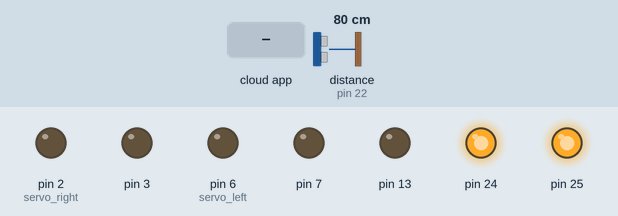
A sketch run on a simulated Arduino Mega 2560, built with avr-gcc and run on an emulated ATmega2560. Shown: output pins drawn as LEDs (lit = HIGH). Wiring (inferred from the names in the program): ultrasonic range finder: trigger pin 23; echo pin 22. Inputs (shaded band) come from the test bench; at power-on: distance to the obstacle (sensor on pin 22) 80 cm. The echo pulse lasts 58.3 µs per cm; the ROS host is connected and sends only what is stated; pins used as bus, display or sensor lines are not drawn; what the sketch prints to the serial monitor is not drawn.

Above: at 1.2 s.
1.3 s: the phone or cloud app sets linear.x to -100
At 1.7 s:
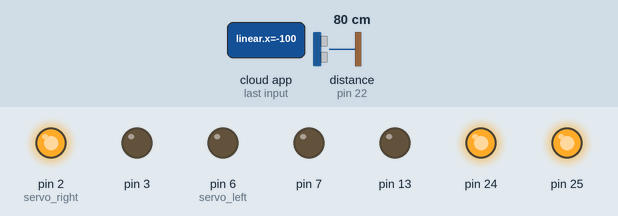
3.3 s: the phone or cloud app sets linear.x to 100
At 4.3 s:
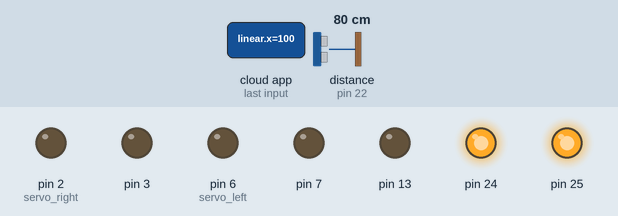
5.3 s: the phone or cloud app sets linear.x to -100
At 5.7 s:
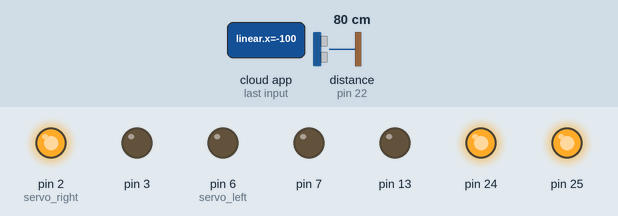
Timing chart, 0 to 8.3 s (numbered marks = the images above; inputs shaded):
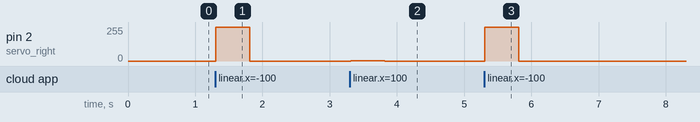

Measured:
- after the input at 1.3 s, pin 2 (servo_right): 0/255 → 255/255 at once, → 0/255 0.51 s later
- after the input at 3.3 s, pin 2 (servo_right): 0/255 → 1/255 at once, → 0/255 0.51 s later
- after the input at 5.3 s, pin 2 (servo_right): 0/255 → 255/255 at once, → 0/255 0.51 s later

The sketch:

robotbase_1.ino
```cpp
/**
 * Group number: 1
 * Student 1:
 * Stefan Breetveld, 4374657
 * Student 2:
 * David Viteri, 4580958
 */

#include <ArduinoHardware.h>
#include <ros.h>
#include <geometry_msgs/Twist.h>
#include <std_msgs/String.h>
//Node Laptop-Robot class & Serial config
class NewHardware : public ArduinoHardware {
  public: NewHardware() : ArduinoHardware (&Serial1 ,57600) { } ;
}; ros::NodeHandle_<NewHardware > nh;

// Define used pins.
int servo_left = 6; int servo_right = 2; int trig_US = 23; int echo_US = 22;
// Declare safety variables.
int safe_distance, com_ok = 1;
unsigned long duration, distance; //us & cm
int flag_US, counter = 0;
float left_speed, right_speed;

// Update information from the ultrasonic sensor
void update_US(){
	digitalWrite(trig_US, LOW);
	delayMicroseconds(2);
	digitalWrite(trig_US, HIGH);
	delayMicroseconds(10);
	digitalWrite(trig_US, LOW);
	duration = pulseIn(echo_US, HIGH);

	distance = (duration*17)/1000;
	if (distance > 25)
		safe_distance = 1;
	else
		safe_distance = 0;
}

// Convert twist message to
void update_servos(const geometry_msgs::Twist& message){
	TCNT2 = 0x00;
	counter = 0;
    com_ok = 1;
    right_speed = message.linear.x;
	left_speed = message.linear.y;

}

// write the appropriate signal to the engines
void signal_servos() {
	if(safe_distance & com_ok){
		analogWrite(servo_right, right_speed);
		analogWrite(servo_left, left_speed);
	}
	else{
		analogWrite(servo_right, 0);
		analogWrite(servo_left, 0);
	}
}

//Twist geometry_msgs subscription
ros::Subscriber<geometry_msgs::Twist> sub("cmd_vel", &update_servos );
std_msgs::String str_msg;
ros::Publisher chatter("chatter", &str_msg);

// Initialize pins on the arduino
void setup()
{
  Serial.begin(9600);
	pinMode(7, OUTPUT);
	pinMode(24, OUTPUT);
	pinMode(servo_left, OUTPUT);
	pinMode(3, OUTPUT);
	pinMode(25, OUTPUT);
	pinMode(servo_right, OUTPUT);
	pinMode(trig_US, OUTPUT);
	pinMode(echo_US, INPUT);
	pinMode(13, OUTPUT);

	digitalWrite(24, HIGH);
	digitalWrite(25, HIGH);
	digitalWrite(6, LOW);

	nh.initNode();
	nh.subscribe(sub);
        nh.advertise(chatter);
	noInterrupts();

	//timer 2 config
	TCCR2A = 0;
	TCCR2B = 0;
	TCCR2A |= (1 << WGM21);
	TCCR2B |= (1 << CS22) | (1 << CS21) | (1 << CS20);//fclk/1024
	OCR2A = 0xff;//Registro del Timer: 0-255
	TIMSK2 |= (1 << OCIE2A);

	interrupts();
}

// Core arduino loop. called continously.
void loop()
{
    Serial.println(counter);
	if(flag_US){//every 16.38ms
		update_US();
		flag_US=0;
	}
    signal_servos();
	//update_servos: automatically
    nh.spinOnce();

}

// Timer interrupt
ISR (TIMER2_COMPA_vect)  // timer2 overflow interrupt
{
    if(counter%3) {//every 49ms
          flag_US = 1;
    }

	if(counter >= 30)//.5 secs
		com_ok=0;

        counter++;

}
```
